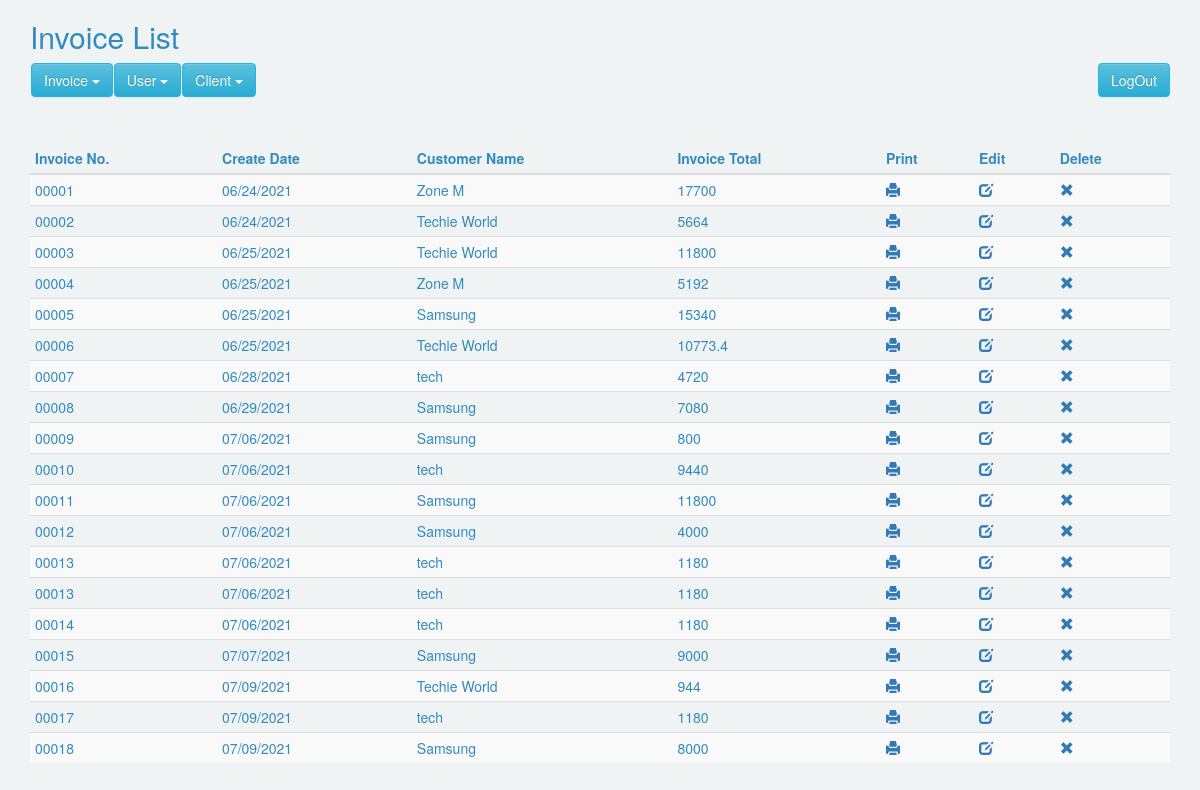
/index.php (signed in), run on the app's committed database.
### tables this page shows
CREATE TABLE `invoice_details` (
  `order_id` int(11) NOT NULL,
  `user_id` int(11) NOT NULL,
  `invoice_no` text NOT NULL,
  `invoice_date` text NOT NULL,
  `due_date` text NOT NULL,
  `user_address` int(11) NOT NULL DEFAULT 0,
  `client_address` int(11) NOT NULL DEFAULT 0,
  `order_total_before_tax` decimal(10,0) NOT NULL,
  `order_total_tax` decimal(10,0) NOT NULL,
  `order_tax_per` varchar(250) NOT NULL,
  `order_total_after_tax` double NOT NULL,
  `order_amount_paid` double NOT NULL,
  `order_total_amount_due` double NOT NULL,
  `gst` varchar(50) NOT NULL,
  `invoice_insert` int(11) NOT NULL,
  `invoice_update` int(11) NOT NULL,
  `condition_desc` varchar(250) NOT NULL,
  `note_name` varchar(250) NOT NULL,
  `note` varchar(250) NOT NULL,
  `add_more` text NOT NULL
);

CREATE TABLE `invoice_client_details` (
  `order_id` int(11) NOT NULL,
  `user_id` int(11) NOT NULL,
  `order_date` timestamp NOT NULL DEFAULT current_timestamp(),
  `client_country` text NOT NULL,
  `client_name` varchar(250) NOT NULL,
  `client_email` varchar(50) NOT NULL,
  `client_mobile` int(10) NOT NULL,
  `client_gstin` varchar(20) NOT NULL,
  `client_pan_no` varchar(20) NOT NULL,
  `client_street_address` text NOT NULL,
  `client_state` text NOT NULL,
  `client_city` text NOT NULL,
  `client_zip_code` int(10) NOT NULL,
  `invoice_id` int(11) NOT NULL DEFAULT 0,
  `client_insert` int(11) NOT NULL,
  `client_update` int(11) NOT NULL
);

### Invoice.php (called while the page is built, shortened)
<?php
class Invoice{
	private $host  = 'localhost';
    private $user  = 'root';
    private $password   = "";
    private $database  = "my_invoice";
    private $invoiceClientTable = 'invoice_client_details';
	private $invoiceDetailsTable = 'invoice_details';
	private $dbConnect = false;
    public function __construct(){
        if(!$this->dbConnect){
            $conn = new mysqli($this->host, $this->user, $this->password, $this->database);
            if($conn->connect_error){
                die("Error failed to connect to MySQL: " . $conn->connect_error);
            }else{
                $this->dbConnect = $conn;
            }
        }
    }
	private function getData($sqlQuery) {
		$result = mysqli_query($this->dbConnect, $sqlQuery);
		$data= array();
		while ($row = mysqli_fetch_array($result, MYSQLI_ASSOC)) {
			$data[]=$row;
		}
		return $data;
	}
	public function getInvoiceList(){
		$sqlQuery = "
			SELECT * FROM ".$this->invoiceDetailsTable."
			WHERE user_id = '".$_SESSION['userid']."' ";
		return  $this->getData($sqlQuery);
	}
	public function getInvoiceDetails($invoiceId){
		$sqlQuery = "
			SELECT * FROM ".$this->invoiceClientTable."
			WHERE order_id = '$invoiceId'";
		return  $this->getData($sqlQuery);
	}
}

### index.php (the view, shortened to what this page needs)
<?php
include('header.php');
include 'Invoice.php';
$invoice = new Invoice();
$invoice->checkLoggedIn();
?>
<link href="css/style.css" rel="stylesheet">
	<div class="container">
	  <h2 class="title">Invoice List</h2>
	  <?php include('menu.php');?>
      <table id="data-table" class="table table-condensed table-striped">
        <thead>
          <tr>
            <th>Invoice No.</th>
            <th>Create Date</th>
            <th>Customer Name</th>
            <th>Invoice Total</th>
            <th>Print</th>
            <th>Edit</th>
            <th>Delete</th>
          </tr>
        </thead>
        <?php
		$invoiceList = $invoice->getInvoiceList();
        foreach($invoiceList as $invoiceDetails){
        $invoiceClient = $invoice->getInvoiceDetails($invoiceDetails['client_address']);
            echo '
              <tr>
                <td>'.$invoiceDetails["invoice_no"].'</td>
                <td>'.$invoiceDetails["invoice_date"].'</td>
                <td>'.$invoiceClient[0]["client_name"].'</td>
                <td>'.$invoiceDetails["order_total_after_tax"].'</td>
                <td><a href="choose_invoice.php?invoice_id='.$invoiceDetails["order_id"].'" title="Print Invoice"><span class="glyphicon glyphicon-print"></span></a></td>
                <td><a href="edit_invoice.php?update_id='.$invoiceDetails["order_id"].'"  title="Edit Invoice"><span class="glyphicon glyphicon-edit"></span></a></td>
                <td><a href="#" id="'.$invoiceDetails["order_id"].'" class="deleteInvoice"  title="Delete Invoice"><span class="glyphicon glyphicon-remove"></span></a></td>
              </tr>
            ';
        }
        ?>
      </table>
</div>
<?php include('footer.php');?>

### header.php (shortened to what this page needs)
<!DOCTYPE html>
<html>
<head>
<link rel="stylesheet" href="https://maxcdn.bootstrapcdn.com/bootstrap/3.3.5/css/bootstrap.min.css">
<link rel="stylesheet" href="https://maxcdn.bootstrapcdn.com/bootstrap/3.3.5/css/bootstrap-theme.min.css">

### menu.php (shortened to what this page needs)
<ul class="nav navbar-nav">
<li class="dropdown">
	<button class="btn btn-info dropdown-toggle" type="button" data-toggle="dropdown">Invoice
	<span class="caret"></span></button>
</li>
</ul>
<ul class="nav navbar-nav">
<li class="dropdown">
<button class="btn btn-info dropdown-toggle" type="button" data-toggle="dropdown" >User
	<span class="caret"></span></button>
</li>
</ul>
<ul class="nav navbar-nav">
<li class="dropdown">
<button class="btn btn-info dropdown-toggle" type="button" data-toggle="dropdown" >Client
	<span class="caret"></span></button>
</li>
</ul>
<?php
if($_SESSION['userid']) { ?>
<ul class="nav navbar-nav pull-right">
<a href="logout.php">
<button class="btn btn-info" type="button" value="LogOut">LogOut</button></a>
<?php } ?>
</ul>
<br /><br /><br /><br />

### footer.php (shortened to what this page needs)
</body></html>

### css/style.css (style rules this page uses)
html { background-color: #f0f3f4; position: relative; min-height: 100%; }
.navbar-nav>li { float:left; margin-left:1px; }
.btn-info, .panel-info { background-color: #23b7e5; border-color: #23b7e5; color: #fff !important; }

### data on the page
invoice_details: invoice_no "00001", invoice_date "06/24/2021", invoice_client_details.client_name "Zone M", order_total_after_tax "17700"
invoice_details: invoice_no "00002", invoice_date "06/24/2021", invoice_client_details.client_name "Techie World", order_total_after_tax "5664"
invoice_details: invoice_no "00003", invoice_date "06/25/2021", invoice_client_details.client_name "Techie World", order_total_after_tax "11800"
invoice_details: invoice_no "00004", invoice_date "06/25/2021", invoice_client_details.client_name "Zone M", order_total_after_tax "5192"
invoice_details: invoice_no "00005", invoice_date "06/25/2021", invoice_client_details.client_name "Samsung", order_total_after_tax "15340"
invoice_details: invoice_no "00006", invoice_date "06/25/2021", invoice_client_details.client_name "Techie World", order_total_after_tax "10773.4"
invoice_details: invoice_no "00007", invoice_date "06/28/2021", invoice_client_details.client_name "tech", order_total_after_tax "4720"
invoice_details: invoice_no "00008", invoice_date "06/29/2021", invoice_client_details.client_name "Samsung", order_total_after_tax "7080"
invoice_details: invoice_no "00009", invoice_date "07/06/2021", invoice_client_details.client_name "Samsung", order_total_after_tax "800"
invoice_details: invoice_no "00010", invoice_date "07/06/2021", invoice_client_details.client_name "tech", order_total_after_tax "9440"
invoice_details: invoice_no "00011", invoice_date "07/06/2021", invoice_client_details.client_name "Samsung", order_total_after_tax "11800"
invoice_details: invoice_no "00012", invoice_date "07/06/2021", invoice_client_details.client_name "Samsung", order_total_after_tax "4000"
invoice_details: invoice_no "00013", invoice_date "07/06/2021", invoice_client_details.client_name "tech", order_total_after_tax "1180"
invoice_details: invoice_no "00013", invoice_date "07/06/2021", invoice_client_details.client_name "tech", order_total_after_tax "1180"
invoice_details: invoice_no "00014", invoice_date "07/06/2021", invoice_client_details.client_name "tech", order_total_after_tax "1180"
invoice_details: invoice_no "00015", invoice_date "07/07/2021", invoice_client_details.client_name "Samsung", order_total_after_tax "9000"
invoice_details: invoice_no "00016", invoice_date "07/09/2021", invoice_client_details.client_name "Techie World", order_total_after_tax "944"
invoice_details: invoice_no "00017", invoice_date "07/09/2021", invoice_client_details.client_name "tech", order_total_after_tax "1180"
invoice_details: invoice_no "00018", invoice_date "07/09/2021", invoice_client_details.client_name "Samsung", order_total_after_tax "8000"
